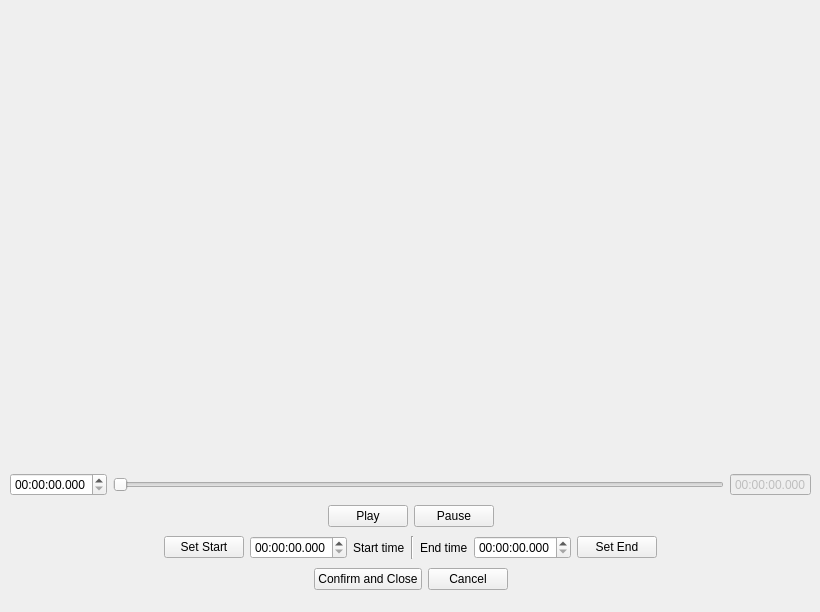
<?xml version="1.0" encoding="UTF-8"?>
<ui version="4.0">
 <class>VideoCutWindow</class>
 <widget class="QWidget" name="VideoCutWindow">
  <property name="enabled">
   <bool>true</bool>
  </property>
  <property name="geometry">
   <rect>
    <x>0</x>
    <y>0</y>
    <width>820</width>
    <height>612</height>
   </rect>
  </property>
  <property name="sizePolicy">
   <sizepolicy hsizetype="Fixed" vsizetype="Fixed">
    <horstretch>0</horstretch>
    <verstretch>0</verstretch>
   </sizepolicy>
  </property>
  <property name="windowTitle">
   <string>VideoCutWindow</string>
  </property>
  <widget class="VideoPlayerWidget" name="PlayerWidget" native="true">
   <property name="geometry">
    <rect>
     <x>10</x>
     <y>9</y>
     <width>800</width>
     <height>450</height>
    </rect>
   </property>
  </widget>
  <widget class="QWidget" name="verticalLayoutWidget">
   <property name="geometry">
    <rect>
     <x>10</x>
     <y>470</y>
     <width>801</width>
     <height>127</height>
    </rect>
   </property>
   <layout class="QVBoxLayout" name="verticalLayout">
    <item>
     <layout class="QHBoxLayout" name="horizontalLayout_4">
      <item>
       <widget class="QTimeEdit" name="CurrentTime">
        <property name="displayFormat">
         <string>HH:mm:ss.zzz</string>
        </property>
       </widget>
      </item>
      <item>
       <widget class="QSlider" name="VideoSlider">
        <property name="maximum">
         <number>1000</number>
        </property>
        <property name="pageStep">
         <number>1</number>
        </property>
        <property name="orientation">
         <enum>Qt::Horizontal</enum>
        </property>
       </widget>
      </item>
      <item>
       <widget class="QTimeEdit" name="videoLengthTimeEdit">
        <property name="enabled">
         <bool>false</bool>
        </property>
        <property name="frame">
         <bool>true</bool>
        </property>
        <property name="readOnly">
         <bool>false</bool>
        </property>
        <property name="buttonSymbols">
         <enum>QAbstractSpinBox::NoButtons</enum>
        </property>
        <property name="displayFormat">
         <string>HH:mm:ss.zzz</string>
        </property>
       </widget>
      </item>
     </layout>
    </item>
    <item>
     <layout class="QHBoxLayout" name="horizontalLayout">
      <item>
       <layout class="QHBoxLayout" name="horizontalLayout_2">
        <item>
         <spacer name="horizontalSpacer_2">
          <property name="orientation">
           <enum>Qt::Horizontal</enum>
          </property>
          <property name="sizeHint" stdset="0">
           <size>
            <width>40</width>
            <height>20</height>
           </size>
          </property>
         </spacer>
        </item>
        <item>
         <widget class="QPushButton" name="PlayButton">
          <property name="text">
           <string>Play</string>
          </property>
         </widget>
        </item>
        <item>
         <widget class="QPushButton" name="PauseButton">
          <property name="text">
           <string>Pause</string>
          </property>
         </widget>
        </item>
        <item>
         <spacer name="horizontalSpacer">
          <property name="orientation">
           <enum>Qt::Horizontal</enum>
          </property>
          <property name="sizeHint" stdset="0">
           <size>
            <width>40</width>
            <height>20</height>
           </size>
          </property>
         </spacer>
        </item>
       </layout>
      </item>
     </layout>
    </item>
    <item>
     <layout class="QHBoxLayout" name="horizontalLayout_3">
      <item>
       <spacer name="horizontalSpacer_4">
        <property name="orientation">
         <enum>Qt::Horizontal</enum>
        </property>
        <property name="sizeHint" stdset="0">
         <size>
          <width>40</width>
          <height>20</height>
         </size>
        </property>
       </spacer>
      </item>
      <item>
       <widget class="QPushButton" name="StartButton">
        <property name="text">
         <string>Set Start</string>
        </property>
       </widget>
      </item>
      <item>
       <widget class="QTimeEdit" name="StartTimeEdit">
        <property name="displayFormat">
         <string>HH:mm:ss.zzz</string>
        </property>
       </widget>
      </item>
      <item>
       <widget class="QLabel" name="label">
        <property name="text">
         <string>Start time</string>
        </property>
       </widget>
      </item>
      <item>
       <widget class="Line" name="line">
        <property name="orientation">
         <enum>Qt::Vertical</enum>
        </property>
       </widget>
      </item>
      <item>
       <widget class="QLabel" name="label_2">
        <property name="text">
         <string>End time</string>
        </property>
       </widget>
      </item>
      <item>
       <widget class="QTimeEdit" name="EndTimeEdit">
        <property name="displayFormat">
         <string>HH:mm:ss.zzz</string>
        </property>
       </widget>
      </item>
      <item>
       <widget class="QPushButton" name="EndButton">
        <property name="text">
         <string>Set End</string>
        </property>
       </widget>
      </item>
      <item>
       <spacer name="horizontalSpacer_5">
        <property name="orientation">
         <enum>Qt::Horizontal</enum>
        </property>
        <property name="sizeHint" stdset="0">
         <size>
          <width>40</width>
          <height>20</height>
         </size>
        </property>
       </spacer>
      </item>
     </layout>
    </item>
    <item>
     <layout class="QHBoxLayout" name="horizontalLayout_6">
      <item>
       <spacer name="horizontalSpacer_3">
        <property name="orientation">
         <enum>Qt::Horizontal</enum>
        </property>
        <property name="sizeHint" stdset="0">
         <size>
          <width>40</width>
          <height>20</height>
         </size>
        </property>
       </spacer>
      </item>
      <item>
       <widget class="QPushButton" name="confirmButton">
        <property name="text">
         <string>Confirm and Close</string>
        </property>
       </widget>
      </item>
      <item>
       <widget class="QPushButton" name="cancelButton">
        <property name="text">
         <string>Cancel</string>
        </property>
       </widget>
      </item>
      <item>
       <spacer name="horizontalSpacer_6">
        <property name="orientation">
         <enum>Qt::Horizontal</enum>
        </property>
        <property name="sizeHint" stdset="0">
         <size>
          <width>40</width>
          <height>20</height>
         </size>
        </property>
       </spacer>
      </item>
     </layout>
    </item>
   </layout>
  </widget>
 </widget>
 <customwidgets>
  <customwidget>
   <class>VideoPlayerWidget</class>
   <extends>QWidget</extends>
   <header>include/VideoCutWindow/videoplayerwidget.h</header>
   <container>1</container>
  </customwidget>
 </customwidgets>
 <resources/>
 <connections/>
</ui>
